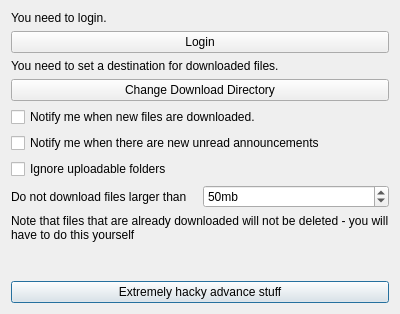
<?xml version="1.0" encoding="UTF-8"?>
<ui version="4.0">
 <class>SettingsDialog</class>
 <widget class="QDialog" name="SettingsDialog">
  <property name="windowModality">
   <enum>Qt::NonModal</enum>
  </property>
  <property name="geometry">
   <rect>
    <x>0</x>
    <y>0</y>
    <width>400</width>
    <height>314</height>
   </rect>
  </property>
  <property name="windowTitle">
   <string>Settings</string>
  </property>
  <property name="windowIcon">
   <iconset resource="res.qrc">
    <normaloff>:/icons/icon.png</normaloff>:/icons/icon.png</iconset>
  </property>
  <layout class="QVBoxLayout" name="verticalLayout">
   <item>
    <widget class="QLabel" name="label">
     <property name="sizePolicy">
      <sizepolicy hsizetype="Expanding" vsizetype="Preferred">
       <horstretch>0</horstretch>
       <verstretch>0</verstretch>
      </sizepolicy>
     </property>
     <property name="text">
      <string>You need to login.</string>
     </property>
     <property name="textFormat">
      <enum>Qt::PlainText</enum>
     </property>
     <property name="alignment">
      <set>Qt::AlignLeading|Qt::AlignLeft|Qt::AlignTop</set>
     </property>
     <property name="wordWrap">
      <bool>true</bool>
     </property>
    </widget>
   </item>
   <item>
    <widget class="QPushButton" name="pushButton">
     <property name="sizePolicy">
      <sizepolicy hsizetype="Minimum" vsizetype="Fixed">
       <horstretch>0</horstretch>
       <verstretch>0</verstretch>
      </sizepolicy>
     </property>
     <property name="text">
      <string>Login</string>
     </property>
     <property name="autoDefault">
      <bool>false</bool>
     </property>
    </widget>
   </item>
   <item>
    <widget class="QLabel" name="label_2">
     <property name="sizePolicy">
      <sizepolicy hsizetype="Preferred" vsizetype="Preferred">
       <horstretch>0</horstretch>
       <verstretch>0</verstretch>
      </sizepolicy>
     </property>
     <property name="text">
      <string>You need to set a destination for downloaded files.</string>
     </property>
    </widget>
   </item>
   <item>
    <widget class="QPushButton" name="pushButton_2">
     <property name="sizePolicy">
      <sizepolicy hsizetype="Minimum" vsizetype="Fixed">
       <horstretch>0</horstretch>
       <verstretch>0</verstretch>
      </sizepolicy>
     </property>
     <property name="text">
      <string>Change Download Directory</string>
     </property>
     <property name="autoDefault">
      <bool>false</bool>
     </property>
    </widget>
   </item>
   <item>
    <widget class="QCheckBox" name="notifyCheckBox">
     <property name="text">
      <string>Notify me when new files are downloaded.</string>
     </property>
    </widget>
   </item>
   <item>
    <widget class="QCheckBox" name="notifyAnmCheckBox">
     <property name="text">
      <string>Notify me when there are new unread announcements</string>
     </property>
    </widget>
   </item>
   <item>
    <widget class="QCheckBox" name="igUpCheckBox">
     <property name="text">
      <string>Ignore uploadable folders</string>
     </property>
    </widget>
   </item>
   <item>
    <layout class="QHBoxLayout" name="horizontalLayout_2">
     <item>
      <widget class="QLabel" name="label_3">
       <property name="text">
        <string>Do not download files larger than</string>
       </property>
      </widget>
     </item>
     <item>
      <widget class="QSpinBox" name="spinBox">
       <property name="suffix">
        <string>mb</string>
       </property>
       <property name="minimum">
        <number>10</number>
       </property>
       <property name="maximum">
        <number>200</number>
       </property>
       <property name="singleStep">
        <number>5</number>
       </property>
       <property name="value">
        <number>50</number>
       </property>
      </widget>
     </item>
    </layout>
   </item>
   <item>
    <widget class="QLabel" name="label_4">
     <property name="text">
      <string>Note that files that are already downloaded will not be deleted - you will have to do this yourself</string>
     </property>
     <property name="wordWrap">
      <bool>true</bool>
     </property>
    </widget>
   </item>
   <item>
    <spacer name="verticalSpacer">
     <property name="orientation">
      <enum>Qt::Vertical</enum>
     </property>
     <property name="sizeHint" stdset="0">
      <size>
       <width>20</width>
       <height>40</height>
      </size>
     </property>
    </spacer>
   </item>
   <item>
    <widget class="QPushButton" name="pushButton_3">
     <property name="text">
      <string>Extremely hacky advance stuff</string>
     </property>
    </widget>
   </item>
  </layout>
 </widget>
 <resources>
  <include location="res.qrc"/>
 </resources>
 <connections/>
</ui>
